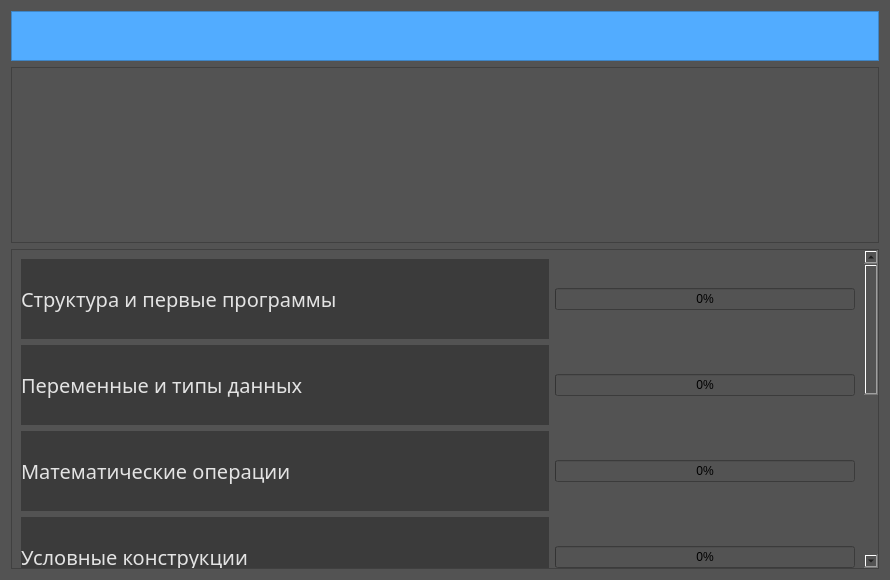
<?xml version="1.0" encoding="UTF-8"?>
<ui version="4.0">
 <class>Form</class>
 <widget class="QWidget" name="Form">
  <property name="geometry">
   <rect>
    <x>0</x>
    <y>0</y>
    <width>890</width>
    <height>580</height>
   </rect>
  </property>
  <property name="windowTitle">
   <string>Form</string>
  </property>
  <property name="styleSheet">
   <string notr="true">background-color: rgb(83, 83, 83);</string>
  </property>
  <layout class="QVBoxLayout" name="verticalLayout">
   <item>
    <layout class="QVBoxLayout" name="verticalLayout_4"/>
   </item>
   <item>
    <widget class="QFrame" name="frame">
     <property name="minimumSize">
      <size>
       <width>0</width>
       <height>50</height>
      </size>
     </property>
     <property name="styleSheet">
      <string notr="true">background-color: rgb(82, 172, 255);</string>
     </property>
     <property name="frameShape">
      <enum>QFrame::StyledPanel</enum>
     </property>
     <property name="frameShadow">
      <enum>QFrame::Raised</enum>
     </property>
    </widget>
   </item>
   <item>
    <widget class="PlotWidget" name="table"/>
   </item>
   <item>
    <widget class="QScrollArea" name="scrollArea">
     <property name="widgetResizable">
      <bool>true</bool>
     </property>
     <widget class="QWidget" name="scrollAreaWidgetContents">
      <property name="geometry">
       <rect>
        <x>0</x>
        <y>0</y>
        <width>853</width>
        <height>718</height>
       </rect>
      </property>
      <layout class="QVBoxLayout" name="verticalLayout_3">
       <item>
        <layout class="QVBoxLayout" name="verticalLayout_2">
         <property name="sizeConstraint">
          <enum>QLayout::SetFixedSize</enum>
         </property>
         <item>
          <layout class="QHBoxLayout" name="horizontalLayout_2">
           <property name="sizeConstraint">
            <enum>QLayout::SetMaximumSize</enum>
           </property>
           <item>
            <widget class="QLabel" name="label_4">
             <property name="minimumSize">
              <size>
               <width>0</width>
               <height>80</height>
              </size>
             </property>
             <property name="font">
              <font>
               <family>Yu Gothic UI Semibold</family>
               <pointsize>15</pointsize>
              </font>
             </property>
             <property name="styleSheet">
              <string notr="true">background-color: rgb(59, 59, 59);</string>
             </property>
             <property name="text">
              <string>&lt;html&gt;&lt;head/&gt;&lt;body&gt;&lt;p&gt;&lt;span style=&quot; color:#e3e3e3;&quot;&gt;Структура и первые программы&lt;/span&gt;&lt;/p&gt;&lt;/body&gt;&lt;/html&gt;</string>
             </property>
            </widget>
           </item>
           <item>
            <widget class="QProgressBar" name="progressBar">
             <property name="maximumSize">
              <size>
               <width>300</width>
               <height>16777215</height>
              </size>
             </property>
             <property name="value">
              <number>0</number>
             </property>
            </widget>
           </item>
          </layout>
         </item>
         <item>
          <layout class="QHBoxLayout" name="horizontalLayout_8">
           <item>
            <widget class="QLabel" name="label_5">
             <property name="minimumSize">
              <size>
               <width>0</width>
               <height>80</height>
              </size>
             </property>
             <property name="font">
              <font>
               <family>Yu Gothic UI Semibold</family>
               <pointsize>15</pointsize>
              </font>
             </property>
             <property name="styleSheet">
              <string notr="true">background-color: rgb(59, 59, 59);</string>
             </property>
             <property name="text">
              <string>&lt;html&gt;&lt;head/&gt;&lt;body&gt;&lt;p&gt;&lt;span style=&quot; color:#e3e3e3;&quot;&gt;Переменные и типы данных&lt;/span&gt;&lt;/p&gt;&lt;/body&gt;&lt;/html&gt;</string>
             </property>
            </widget>
           </item>
           <item>
            <widget class="QProgressBar" name="progressBar_2">
             <property name="maximumSize">
              <size>
               <width>300</width>
               <height>16777215</height>
              </size>
             </property>
             <property name="value">
              <number>0</number>
             </property>
            </widget>
           </item>
          </layout>
         </item>
         <item>
          <layout class="QHBoxLayout" name="horizontalLayout_7">
           <item>
            <widget class="QLabel" name="label_6">
             <property name="minimumSize">
              <size>
               <width>0</width>
               <height>80</height>
              </size>
             </property>
             <property name="font">
              <font>
               <family>Yu Gothic UI Semibold</family>
               <pointsize>15</pointsize>
              </font>
             </property>
             <property name="styleSheet">
              <string notr="true">background-color: rgb(59, 59, 59);</string>
             </property>
             <property name="text">
              <string>&lt;html&gt;&lt;head/&gt;&lt;body&gt;&lt;p&gt;&lt;span style=&quot; color:#e3e3e3;&quot;&gt;Математические операции&lt;/span&gt;&lt;/p&gt;&lt;/body&gt;&lt;/html&gt;</string>
             </property>
            </widget>
           </item>
           <item>
            <widget class="QProgressBar" name="progressBar_8">
             <property name="maximumSize">
              <size>
               <width>300</width>
               <height>16777215</height>
              </size>
             </property>
             <property name="value">
              <number>0</number>
             </property>
            </widget>
           </item>
          </layout>
         </item>
         <item>
          <layout class="QHBoxLayout" name="horizontalLayout_6">
           <item>
            <widget class="QLabel" name="label_7">
             <property name="minimumSize">
              <size>
               <width>0</width>
               <height>80</height>
              </size>
             </property>
             <property name="font">
              <font>
               <family>Yu Gothic UI Semibold</family>
               <pointsize>15</pointsize>
              </font>
             </property>
             <property name="styleSheet">
              <string notr="true">background-color: rgb(59, 59, 59);</string>
             </property>
             <property name="text">
              <string>&lt;html&gt;&lt;head/&gt;&lt;body&gt;&lt;p&gt;&lt;span style=&quot; color:#e3e3e3;&quot;&gt;Условные конструкции&lt;/span&gt;&lt;/p&gt;&lt;/body&gt;&lt;/html&gt;</string>
             </property>
            </widget>
           </item>
           <item>
            <widget class="QProgressBar" name="progressBar_7">
             <property name="maximumSize">
              <size>
               <width>300</width>
               <height>16777215</height>
              </size>
             </property>
             <property name="value">
              <number>0</number>
             </property>
            </widget>
           </item>
          </layout>
         </item>
         <item>
          <layout class="QHBoxLayout" name="horizontalLayout_5" stretch="0,0">
           <property name="spacing">
            <number>6</number>
           </property>
           <property name="sizeConstraint">
            <enum>QLayout::SetMaximumSize</enum>
           </property>
           <property name="leftMargin">
            <number>0</number>
           </property>
           <property name="topMargin">
            <number>0</number>
           </property>
           <property name="rightMargin">
            <number>0</number>
           </property>
           <property name="bottomMargin">
            <number>0</number>
           </property>
           <item>
            <widget class="QLabel" name="label_8">
             <property name="minimumSize">
              <size>
               <width>0</width>
               <height>80</height>
              </size>
             </property>
             <property name="font">
              <font>
               <family>Yu Gothic UI Semibold</family>
               <pointsize>15</pointsize>
              </font>
             </property>
             <property name="styleSheet">
              <string notr="true">background-color: rgb(59, 59, 59);</string>
             </property>
             <property name="text">
              <string>&lt;html&gt;&lt;head/&gt;&lt;body&gt;&lt;p&gt;&lt;span style=&quot; color:#e3e3e3;&quot;&gt;Конструкция SWITCH&lt;/span&gt;&lt;/p&gt;&lt;/body&gt;&lt;/html&gt;</string>
             </property>
            </widget>
           </item>
           <item>
            <widget class="QProgressBar" name="progressBar_6">
             <property name="maximumSize">
              <size>
               <width>300</width>
               <height>16777215</height>
              </size>
             </property>
             <property name="value">
              <number>0</number>
             </property>
            </widget>
           </item>
          </layout>
         </item>
         <item>
          <layout class="QHBoxLayout" name="horizontalLayout_4">
           <property name="sizeConstraint">
            <enum>QLayout::SetMaximumSize</enum>
           </property>
           <item>
            <widget class="QLabel" name="label_9">
             <property name="minimumSize">
              <size>
               <width>0</width>
               <height>80</height>
              </size>
             </property>
             <property name="font">
              <font>
               <family>Yu Gothic UI Semibold</family>
               <pointsize>15</pointsize>
              </font>
             </property>
             <property name="styleSheet">
              <string notr="true">background-color: rgb(59, 59, 59);</string>
             </property>
             <property name="text">
              <string>&lt;html&gt;&lt;head/&gt;&lt;body&gt;&lt;p&gt;&lt;span style=&quot; color:#e3e3e3;&quot;&gt;Циклы while&lt;/span&gt;&lt;/p&gt;&lt;/body&gt;&lt;/html&gt;</string>
             </property>
            </widget>
           </item>
           <item>
            <widget class="QProgressBar" name="progressBar_5">
             <property name="maximumSize">
              <size>
               <width>300</width>
               <height>16777215</height>
              </size>
             </property>
             <property name="value">
              <number>0</number>
             </property>
            </widget>
           </item>
          </layout>
         </item>
         <item>
          <layout class="QHBoxLayout" name="horizontalLayout_3">
           <property name="sizeConstraint">
            <enum>QLayout::SetMaximumSize</enum>
           </property>
           <item>
            <widget class="QLabel" name="label_10">
             <property name="minimumSize">
              <size>
               <width>0</width>
               <height>80</height>
              </size>
             </property>
             <property name="font">
              <font>
               <family>Yu Gothic UI Semibold</family>
               <pointsize>15</pointsize>
              </font>
             </property>
             <property name="styleSheet">
              <string notr="true">background-color: rgb(59, 59, 59);</string>
             </property>
             <property name="text">
              <string>&lt;html&gt;&lt;head/&gt;&lt;body&gt;&lt;p&gt;&lt;span style=&quot; color:#e3e3e3;&quot;&gt;Циклы for&lt;/span&gt;&lt;/p&gt;&lt;/body&gt;&lt;/html&gt;</string>
             </property>
            </widget>
           </item>
           <item>
            <widget class="QProgressBar" name="progressBar_4">
             <property name="maximumSize">
              <size>
               <width>300</width>
               <height>16777215</height>
              </size>
             </property>
             <property name="value">
              <number>0</number>
             </property>
            </widget>
           </item>
          </layout>
         </item>
         <item>
          <layout class="QHBoxLayout" name="horizontalLayout">
           <property name="sizeConstraint">
            <enum>QLayout::SetMaximumSize</enum>
           </property>
           <item>
            <widget class="QLabel" name="label_11">
             <property name="minimumSize">
              <size>
               <width>0</width>
               <height>80</height>
              </size>
             </property>
             <property name="font">
              <font>
               <family>Yu Gothic UI Semibold</family>
               <pointsize>15</pointsize>
              </font>
             </property>
             <property name="styleSheet">
              <string notr="true">background-color: rgb(59, 59, 59);</string>
             </property>
             <property name="text">
              <string>&lt;html&gt;&lt;head/&gt;&lt;body&gt;&lt;p&gt;&lt;span style=&quot; color:#d3d3d3;&quot;&gt;Контрольная точка&lt;/span&gt;&lt;/p&gt;&lt;/body&gt;&lt;/html&gt;</string>
             </property>
            </widget>
           </item>
           <item>
            <widget class="QProgressBar" name="progressBar_3">
             <property name="maximumSize">
              <size>
               <width>300</width>
               <height>16777215</height>
              </size>
             </property>
             <property name="value">
              <number>0</number>
             </property>
            </widget>
           </item>
          </layout>
         </item>
        </layout>
       </item>
      </layout>
     </widget>
    </widget>
   </item>
  </layout>
 </widget>
 <customwidgets>
  <customwidget>
   <class>PlotWidget</class>
   <extends>QGraphicsView</extends>
   <header>pyqtgraph</header>
  </customwidget>
 </customwidgets>
 <resources/>
 <connections/>
</ui>
